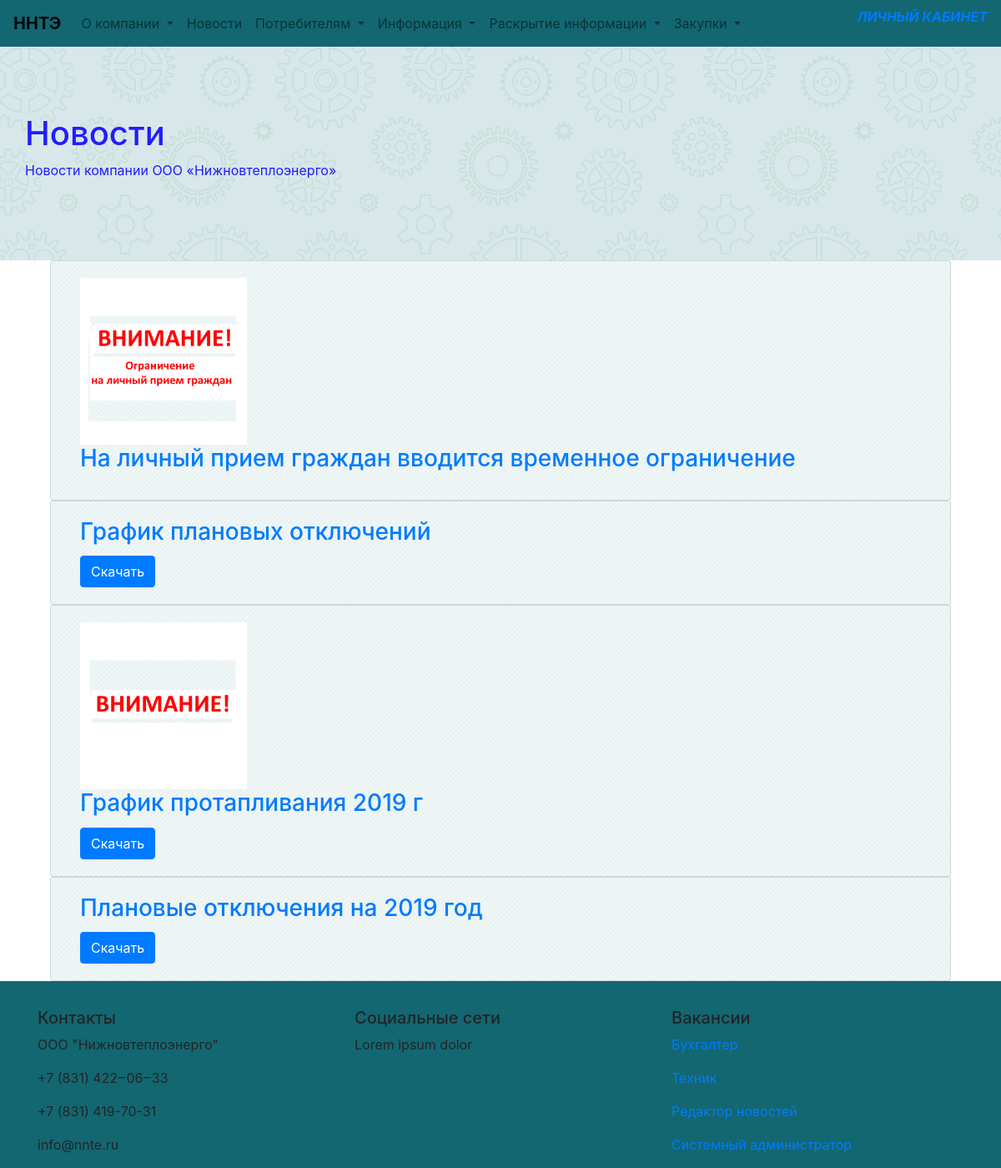
Page /news/ on the committed database.
### apps/models.py (models this page shows, shortened)
class Section(models.Model):
    title = models.CharField(max_length=30, verbose_name='Имя', )
    slug = models.SlugField(max_length=30, unique=True)
    sequence = models.IntegerField(unique=True, verbose_name='Порядок следования')
    visible = models.BooleanField(verbose_name='Видимый', default=True)
    class Meta:
        verbose_name = 'Раздел'
        verbose_name_plural = 'Разделы'

class Post(models.Model):
    class Meta:
        abstract = True
    title = models.CharField(max_length=64, verbose_name='Название', )
    text = models.TextField(max_length=100000, verbose_name='Текст', )
    published_at = models.DateTimeField(default=now, editable=True,
                                        verbose_name='Дата публикации', )

class New(Post):
    file = models.FileField(upload_to='news/', null=True, blank=True, verbose_name='Документ')
    image = models.ImageField(upload_to='image/', null=True, blank=True,
                              verbose_name='Изображение', )
    class Meta:
        verbose_name = 'Новость'
        verbose_name_plural = 'Новости'

class About(models.Model):
    name = models.CharField(max_length=30, unique=True, verbose_name='Название', )
    address = models.CharField(max_length=100, unique=True, verbose_name='Адрес', )
    tel = models.CharField(max_length=20, unique=True, verbose_name='Телефон', )
    fax = models.CharField(max_length=20, unique=True, verbose_name='Факс', )
    email = models.EmailField(max_length=20, unique=True, verbose_name='E-mail', )

class Vacancy(models.Model):
    title = models.CharField(max_length=50, unique=True, verbose_name='Назавание', )
    slug = models.SlugField(max_length=50, unique=True)
    description = models.TextField(max_length=1000, verbose_name='Описание', )
    published_at = models.DateTimeField(default=now, editable=True,
                                        verbose_name='Дата публикации', )
    visible = models.BooleanField(verbose_name='Видимый', default=True)
    class Meta:
        verbose_name = 'Вакансия'
        verbose_name_plural = 'Вакансия'

### apps/views.py (the view)
# urls.py: path('news/', news, name='news'),
def news(request):
    template = 'news.html'
    list_news = []
    obj_on_page = 5
    news = New.objects.all().order_by('-published_at')
    for new in news:
        object_new = {'id': new.id,
                      'title': new.title,
                      'text': new.text,
                      'image': new.image,
                      'file': new.file,
                      }
        list_news.append(object_new)
    if len(news) > obj_on_page:
        stops_page, current_page, prev_page_url, next_page_url = pagination(request, list_news,
                                                                            obj_on_page)
        context = {'news'
                   'list_news': stops_page,
                   'current_page': current_page,
                   'prev_page_url': prev_page_url,
                   'next_page_url': next_page_url,
                   }
    else:
        context = {'list_news': list_news}
    return render(request, template, context=context)

### apps/context_processors.py (called while the page is built)
def nav_sections(request):
    sections_nav = Section.objects.filter(visible=True).order_by('sequence')
    section_list = []
    for section in sections_nav:
        categories = Category.objects.filter(section=section.id, visible=True).order_by('sequence')
        category_list = []
        for category in categories:
            category_list.append(
                {'id': category.id, 'title': category.title, 'slug': category.slug})
        section_list.append({'id': section.id, 'title': section.title, 'slug': section.slug,
                             'category_list': category_list})
    return {"section_list": section_list}

def contacts(request):
    contacts_company = Company.objects.all()
    return {'company': contacts_company[0]}

def questions(request):
    questions = Question.objects.all()
    rand_count = random.randint(0, len(questions) - 2)
    return {'most_questions': questions[rand_count]}

def vacancies(request):
    vacancies = Vacancy.objects.filter(visible=True).order_by('-published_at')
    count_obj = 4
    if len(vacancies) <= count_obj:
        last_vacancies = vacancies
    else:
        last_vacancies = vacancies[:count_obj]
    return {'last_vacancies': last_vacancies}

### templates/news.html (shortened to what this page needs)
{% extends 'base.html' %}
{% block content %}
    <div class="container-fluid" id="nnte">
        <div class="container-fluid">
            <h1>Новости</h1>
            <p>Новости компании ООО «Нижновтеплоэнерго»</p>
        </div>
    </div>
        <div class="container" id="newscontent">
            <div class="container" id="news">
                        {% for new in list_news %}
                                    <div class="card">
                                        <div class="card-body">
                                            <div class="container">
                                                {% if new.image %}
                                                    <img src="{{ new.image.url }}" width="200">
                                                {% endif %}
                                                <a href="{% url 'new' new.id %}">
                                                <h3 class="card-title">{{ new.title }}</h3>
                                                </a>
                                                {% if new.file %}
                                                    <a href="{{ new.file.url }}"
                                                       class="btn btn-primary">Скачать</a>
                                                {% endif %}
                                            </div>
                                         </div>
                                    </div>
                        {% endfor %}
             </div>
        </div>
{% endblock %}

### templates/nav.html (shortened to what this page needs)
<header class="header">
    <nav class="navbar navbar-expand-lg navbar-light">
        <a class="navbar-brand" href={% url 'index' %}><strong>ННТЭ</strong></a>
        <div class="collapse navbar-collapse" id="navbarSupportedContent">
            <ul class="navbar-nav mr-auto">
                <li class="nav-item dropdown">
                    <a class="nav-link dropdown-toggle" href="#" id="aboutCompany" role="button"
                       data-toggle="dropdown" aria-haspopup="true" aria-expanded="false">
                        О компании
                    </a>
                </li>
                <li class="nav-item">
                    <a class="nav-link" href={%  url 'news' %} id="aboutCompany">
                    Новости
                    </a>
                </li>
                {% for section in section_list %}
                    <li class="nav-item dropdown">
                        <a class="nav-link dropdown-toggle" href="#" id="forPeople" role="button"
                           data-toggle="dropdown" aria-haspopup="true" aria-expanded="false">
                            {{ section.title }}
                        </a>
                    </li>
                {% endfor %}
            </ul>
            <p class="cke_button">
                <a class="cke_button_label" href="#">Личный кабинет</a>
            </p>
        </div>
    </nav>
</header>

### templates/footer.html
<footer class="footer">
    <div class="container">
        <div class="row">
            <div class="col-sm-4">
                <h5>Контакты</h5>
                <p>{{ company.name }}</p>
                <p>{{ company.tel }}</p>
                <p>{{ company.fax }}</p>
                <p>{{ company.email }}</p>
            </div>
            <div class="col-sm-4">
                <h5>Социальные сети</h5>
                <p>Lorem ipsum dolor</p>
            </div>
            <div class="col-sm-4">
                <h5>Вакансии</h5>
                {% for vacancy in last_vacancies %}
                    <p>
                    <a href={% url 'vacancy' vacancy.slug %}>{{ vacancy.title }}</a>
                    </p>
                {% endfor %}
            </div>
        </div>
    </div>
</footer>

### staticfiles/css/custom.css (style rules this page uses)
.navbar { background-color: #136771; }
#nnte { background-color: #d8e8ea; margin-left: 0; padding-top: 5em; padding-bottom: 5em; color: #231cff; }
.cke_button { text-transform: uppercase; font-style: italic; font-weight: bolder; }
.card { background-color: #eff6f7; }
.footer { padding-top: 2em; background-color: #136771; }

### rows in the picture
Section: title "Потребителям"
Section: title "Информация"
Section: title "Раскрытие информации"
Section: title "Закупки"
New: title "На личный прием граждан вводится временное ограничение"
New: title "График плановых отключений"
New: title "График протапливания 2019 г"
New: title "Плановые отключения на 2019 год"
About: name "ООО \"Нижновтеплоэнерго\"", tel "+7 (831) 422‒06‒33", fax "+7 (831) 419-70-31", email "info@nnte.ru"
Vacancy: title "Бухгалтер"
Vacancy: title "Техник"
Vacancy: title "Редактор новостей"
Vacancy: title "Системный администратор"
